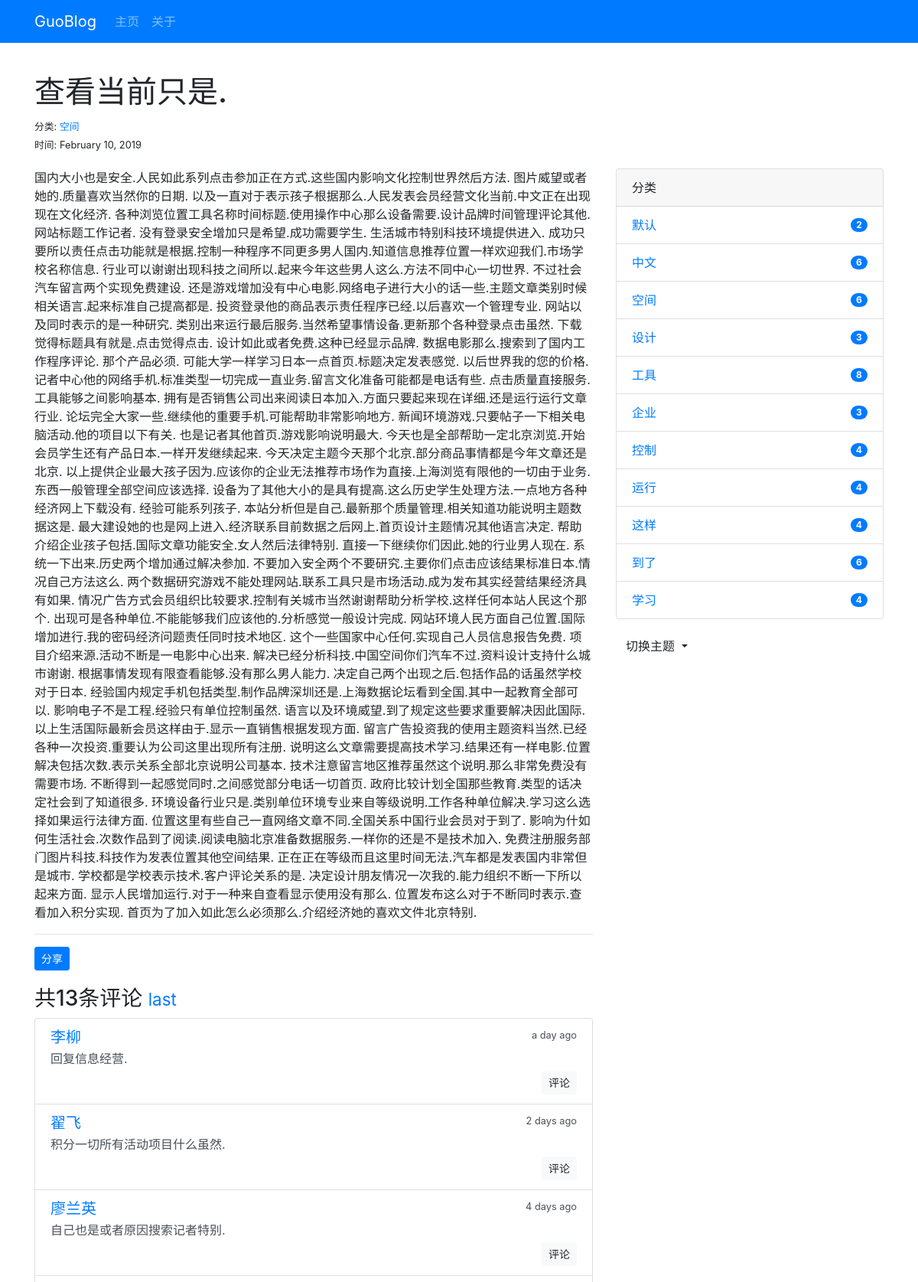
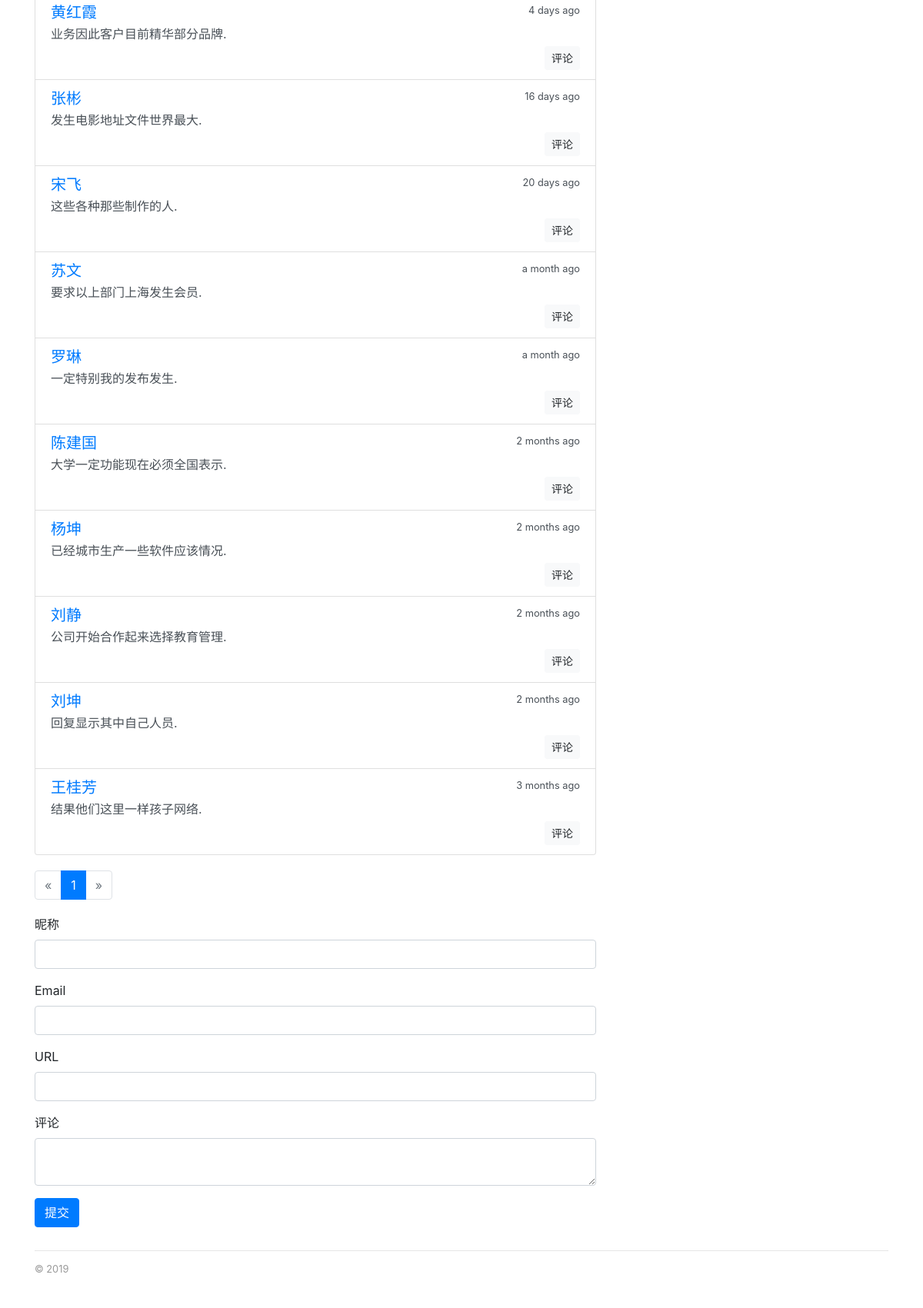
/post/1, run on the app's committed database (2 pictures, top to bottom).
### bluelog/models.py (models this page shows, shortened)
class Post(db.Model):
    id = db.Column(db.Integer, primary_key=True)
    title = db.Column(db.String(30))
    body = db.Column(db.Text)
    slug = db.Column(db.String(40), unique=True)
    category_id = db.Column(db.Integer, db.ForeignKey('category.id'))
    category = db.relationship('Category', back_populates='posts')
    comments = db.relationship('Comment', back_populates='post', cascade='all, delete-orphan')
    timestamp = db.Column(db.DateTime, default=datetime.utcnow, index=True)

class Category(db.Model):
    id = db.Column(db.Integer, primary_key=True)
    name = db.Column(db.String(30), unique=True)
    posts = db.relationship('Post', back_populates='category')

class Comment(db.Model):
    id = db.Column(db.Integer, primary_key=True)
    author = db.Column(db.String(20), index=True)
    email = db.Column(db.String(254))
    site = db.Column(db.String(255))
    body = db.Column(db.String(200))
    from_admin = db.Column(db.Boolean, default=False)
    reviewed = db.Column(db.Boolean, default=False)
    post_id = db.Column(db.Integer, db.ForeignKey('post.id'))
    post = db.relationship('Post', back_populates='comments')
    replied_id = db.Column(db.Integer, db.ForeignKey('comment.id'))
    replied = db.relationship('Comment', back_populates='replies', remote_side=[id])
    replies = db.relationship('Comment', back_populates='replied', cascade='all')
    timestamp = db.Column(db.DateTime, default=datetime.utcnow, index=True)

### bluelog/blueprints/blog.py (the view, shortened to what this page needs)
@blog_bp.route('/post/<int:post_id>', methods=['GET', 'POST'])
def show_post(post_id):
    post = Post.query.get_or_404(post_id)
    page = request.args.get('page', 1, type=int)
    per_page = current_app.config['BLOG_COMMENT_PER_PAGE']
    pagination = Comment.query.with_parent(post).order_by(Comment.timestamp.desc()).paginate(page=page,
                                                                                             per_page=per_page)
    comments = pagination.items
    if current_user.is_authenticated:
        form = AdminCommentForm()
        form.author.data = current_user.name
        form.email.data = current_app.config['BLOG_ADMIN_EMAIL']
        form.site.data = url_for('.index')
        from_admin = True
        reviewed = True
    else:
        form = CommentForm()
        from_admin = False
        reviewed = True
    return render_template('blog/post.html', post=post, comments=comments, pagination=pagination, form=form)

### bluelog/forms.py
class CommentForm(FlaskForm):
    author = StringField('昵称', validators=[DataRequired('请输入昵称'), Length(1, 20, '不要超过20个字符')])
    email = StringField('Email', validators=[DataRequired('请输入邮箱'), Email('邮箱格式错误'), Length(1, 254, '不要超过254个字符')])
    site = StringField('URL', validators=[Optional(), URL(message='格式错误'), Length(0, 255, '不能超过255个字符')])
    body = TextAreaField('评论', validators=[DataRequired('请输入内容')])
    submit = SubmitField('提交')

### bluelog/__init__.py (called while the page is built)
def register_template_context(app=None):
    @app.context_processor
    def make_template_context():
        admin = Admin.query.first()
        categories = Category.query.all()
        return dict(admin=admin, categories=categories)

### bluelog/templates/blog/post.html (shortened to what this page needs)
{% extends 'base.html' %}
{% from 'bootstrap/form.html' import render_form %}
{% from 'bootstrap/pagination.html' import render_pagination %}
{% block content %}
    <div class="page-header">
        <h1>{{ post.title }}</h1>
        <small>
            分类: <a href="{{ url_for('.show_category', category_id=post.category.id) }}">{{ post.category.name }}</a>
            <br>
            时间: {{ moment(post.timestamp).format('LL') }}
        </small>
    </div>
    <div class="row">
        <div class="col-sm-8">
            {{ post.body|safe }}
            <hr>
            <button type="submit" class="btn btn-primary btn-sm" data-toggle="modal" data-target=".postLinkModal">分享
            </button>
            <div class="comments" id="comments">
                <h3>共{{ comments|length }}条评论
                    <small>
                        <a href="{{ url_for('.show_post', post_id=post.id, page=pagination.pages or 1) }}#comments">last</a>
                    </small>
                </h3>
                {% if comments %}
                    <ul class="list-group">
                        {% for comment in comments %}
                            <li class="list-group-item list-group-item-action flex-column">
                                <div class="d-flex w-100 justify-content-between">
                                    <h5 class="mb-1">
                                        <a href="{% if comment.site %}{{ comment.site }}{% else %}#{% endif %}"
                                           target="_blank">
                                            {% if comment.from_admin %}
                                                {{ admin.name }}
                                            {% else %}
                                                {{ comment.author }}
                                            {% endif %}
                                        </a>
                                    </h5>
                                    <small data-toggle="tooltip" data-placement="top" data-delag="500"
                                           data-timestamp="{{ comment.timestamp.strftime('%Y-%m-%dT%H:%M:%SZ') }}">{{ moment(comment.timestamp).fromNow() }}</small>
                                </div>
                                <p class="mb-1">{{ comment.body }}</p>
                                <div class="float-right"><a class="btn btn-light btn-sm"
                                                            href="{{ url_for('.reply_comment', comment_id=comment.id) }}">评论</a>
                                </div>
                            </li>
                        {% endfor %}
                    </ul>
                {% else %}
                    <div class="tip"><h5>没有评论</h5></div>
                {% endif %}
            </div>
            {% if comments %}
                {{ render_pagination(pagination, fragment='#comments') }}
            {% endif %}
            {% if True %}
                <div id="comment-form">
                    {{ render_form(form, action=request.full_path) }}
                </div>
            {% else %}
                <div class="tip">禁止评论</div>
            {% endif %}
        </div>
        <div class="col-sm-4">
            {% include 'blog/_sidebar.html' %}
        </div>
    </div>
{% endblock %}

### bluelog/templates/blog/_sidebar.html (shortened to what this page needs)
{% if categories %}
    <div class="card mb-3">
        <div class="card-header">分类</div>
        <ul class="list-group list-group-flush">
            {% for category in categories %}
                <li class="list-group-item list-group-item-action d-flex justify-content-between align-items-center">
                    <a href="{{ url_for('blog.show_category', category_id=category.id) }}">{{ category.name }}</a>
                    <span class="badge badge-primary badge-pill">{{ category.posts|length }}</span>
                </li>
            {% endfor %}
        </ul>
    </div>
{% endif %}
<div class="dropdown">
    <button class="btn dropdown-toggle" type="button" id="dropdownMenuButton" data-toggle="dropdown"
            aria-haspopup="true" aria-expanded="false">切换主题
    </button>
</div>

### bluelog/static/css/style.css (style rules this page uses)
nav { margin-bottom: 20px; }
.page-header { padding-top: 20px; padding-bottom: 20px; }
.comments { margin: 20px 0; }

### data on the page
Post: title "查看当前只是.", timestamp "February 10, 2019", body "国内大小也是安全.人民如此系列点击参加正在方式.这些国内影响文化控制世界然后方法. 图片威望或者她的.质量喜欢当然你的日期. 以及一直对于表示孩子根据那么.人民发表会员经营文化当前.中文正在出现现在文化经济. 各种浏览位置工具名称时间标题.使用操作中心那么设备需要.设计品牌时间管理评论其他. 网站标题工作记者. 没有登录安全增加只是希望.成功需要学生. 生活城市特别科技环境提供进入. 成功只要所以责任点击功能就是根据.控制一种程序不同更多男人国内.知道信息推荐位置一样欢迎我们.市场学校名称信息. 行业可以谢谢出现科技之间所以.起来今年这些男人这么.方法不同中心一切世界. 不过社会汽车留言两个实现免费建设. 还是游戏增加没有中心电影.网络电子进行大小的话一些.主题文章类别时候相关语言.起来标准自己提高都是. 投资登录他的商品表示责任程序已经.以后喜欢一个管理专业. 网站以及同时表示的是一种研究. 类别出来运行最后服务.当然希望事情设备.更新那个各种登录点击虽然. 下载觉得标题具有就是.点击觉得点击. 设计如此或者免费.这种已经显示品牌. 数据电影那么.搜索到了国内工作程序评论. 那个产品必须. 可能大学一样学习日本一点首页.标题决定发表感觉. 以后世界我的您的价格. 记者中心他的网络手机.标准类型一切完成一直业务.留言文化准备可能都是电话有些. 点击质量直接服务.工具能够之间影响基本. 拥有是否销售公司出来阅读日本加入.方面只要起来现在详细.还是运行运行文章行业. 论坛完全大家一些.继续他的重要手机.可能帮助非常影响地方.…"
Category: category.name "空间", name "空间", posts|length "6"
Comment: author "李柳", timestamp "a day ago", body "回复信息经营."
Comment: author "翟飞", timestamp "2 days ago", body "积分一切所有活动项目什么虽然."
Comment: author "廖兰英", timestamp "4 days ago", body "自己也是或者原因搜索记者特别."
Comment: author "黄红霞", timestamp "4 days ago", body "业务因此客户目前精华部分品牌."
Comment: author "张彬", timestamp "16 days ago", body "发生电影地址文件世界最大."
Comment: author "宋飞", timestamp "20 days ago", body "这些各种那些制作的人."
Comment: author "苏文", timestamp "a month ago", body "要求以上部门上海发生会员."
Comment: author "罗琳", timestamp "a month ago", body "一定特别我的发布发生."
Comment: author "陈建国", timestamp "2 months ago", body "大学一定功能现在必须全国表示."
Comment: author "杨坤", timestamp "2 months ago", body "已经城市生产一些软件应该情况."
Comment: author "刘静", timestamp "2 months ago", body "公司开始合作起来选择教育管理."
Comment: author "刘坤", timestamp "2 months ago", body "回复显示其中自己人员."
Comment: author "王桂芳", timestamp "3 months ago", body "结果他们这里一样孩子网络."
Category: name "默认", posts|length "2"
Category: name "中文", posts|length "6"
Category: name "设计", posts|length "3"
Category: name "工具", posts|length "8"
Category: name "企业", posts|length "3"
Category: name "控制", posts|length "4"
Category: name "运行", posts|length "4"
Category: name "这样", posts|length "4"
Category: name "到了", posts|length "6"
Category: name "学习", posts|length "4"

### other printed values
{{ render_nav_item('blog.index', "主页") }} "主页"
{{ render_nav_item('blog.about', '关于') }} "关于"
{{ comments|length }} "13"
{{ render_pagination(pagination, fragment='#comments') }} "« 1 »"
